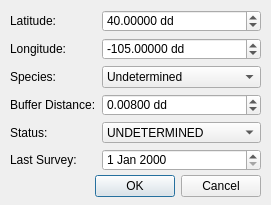
<?xml version="1.0" encoding="UTF-8"?>
<ui version="4.0">
 <class>NewRaptorDialogBase</class>
 <widget class="QDialog" name="NewRaptorDialogBase">
  <property name="geometry">
   <rect>
    <x>0</x>
    <y>0</y>
    <width>271</width>
    <height>205</height>
   </rect>
  </property>
  <property name="windowTitle">
   <string>Add New Raptor</string>
  </property>
  <widget class="QDialogButtonBox" name="button_box">
   <property name="geometry">
    <rect>
     <x>80</x>
     <y>170</y>
     <width>181</width>
     <height>32</height>
    </rect>
   </property>
   <property name="orientation">
    <enum>Qt::Horizontal</enum>
   </property>
   <property name="standardButtons">
    <set>QDialogButtonBox::Cancel|QDialogButtonBox::Ok</set>
   </property>
  </widget>
  <widget class="QWidget" name="formLayoutWidget">
   <property name="geometry">
    <rect>
     <x>10</x>
     <y>10</y>
     <width>251</width>
     <height>161</height>
    </rect>
   </property>
   <layout class="QFormLayout" name="lytForm">
    <item row="0" column="0">
     <widget class="QLabel" name="latitudeLabel">
      <property name="text">
       <string>Latitude:</string>
      </property>
     </widget>
    </item>
    <item row="0" column="1">
     <widget class="QgsDoubleSpinBox" name="spbLatitude">
      <property name="suffix">
       <string> dd</string>
      </property>
      <property name="decimals">
       <number>5</number>
      </property>
      <property name="minimum">
       <double>-90.000000000000000</double>
      </property>
      <property name="maximum">
       <double>90.000000000000000</double>
      </property>
      <property name="singleStep">
       <double>0.001000000000000</double>
      </property>
      <property name="value">
       <double>40.000000000000000</double>
      </property>
     </widget>
    </item>
    <item row="1" column="0">
     <widget class="QLabel" name="longitudeLabel">
      <property name="text">
       <string>Longitude:</string>
      </property>
     </widget>
    </item>
    <item row="1" column="1">
     <widget class="QDoubleSpinBox" name="spbLongitude">
      <property name="suffix">
       <string> dd</string>
      </property>
      <property name="decimals">
       <number>5</number>
      </property>
      <property name="minimum">
       <double>-180.000000000000000</double>
      </property>
      <property name="maximum">
       <double>180.000000000000000</double>
      </property>
      <property name="singleStep">
       <double>0.001000000000000</double>
      </property>
      <property name="value">
       <double>-105.000000000000000</double>
      </property>
     </widget>
    </item>
    <item row="2" column="0">
     <widget class="QLabel" name="speciesLabel">
      <property name="text">
       <string>Species:</string>
      </property>
     </widget>
    </item>
    <item row="2" column="1">
     <widget class="QComboBox" name="cmbSpecies">
      <item>
       <property name="text">
        <string>Undetermined</string>
       </property>
      </item>
      <item>
       <property name="text">
        <string>Red-Tail Hawk</string>
       </property>
      </item>
      <item>
       <property name="text">
        <string>Swainsons Hawk</string>
       </property>
      </item>
      <item>
       <property name="text">
        <string>Northem Harrier</string>
       </property>
      </item>
     </widget>
    </item>
    <item row="3" column="0">
     <widget class="QLabel" name="bufferDistanceLabel">
      <property name="text">
       <string>Buffer Distance:</string>
      </property>
     </widget>
    </item>
    <item row="3" column="1">
     <widget class="QDoubleSpinBox" name="spbBuffer">
      <property name="suffix">
       <string> dd</string>
      </property>
      <property name="decimals">
       <number>5</number>
      </property>
      <property name="maximum">
       <double>0.100000000000000</double>
      </property>
      <property name="singleStep">
       <double>0.001000000000000</double>
      </property>
      <property name="value">
       <double>0.008000000000000</double>
      </property>
     </widget>
    </item>
    <item row="4" column="0">
     <widget class="QLabel" name="statusLabel">
      <property name="text">
       <string>Status:</string>
      </property>
     </widget>
    </item>
    <item row="4" column="1">
     <widget class="QComboBox" name="cmbStatus">
      <item>
       <property name="text">
        <string>UNDETERMINED</string>
       </property>
      </item>
      <item>
       <property name="text">
        <string>ACTIVE NEST</string>
       </property>
      </item>
      <item>
       <property name="text">
        <string>INACTIVE NEST</string>
       </property>
      </item>
      <item>
       <property name="text">
        <string>FLEDGED NEST</string>
       </property>
      </item>
     </widget>
    </item>
    <item row="5" column="0">
     <widget class="QLabel" name="lastSurveyLabel">
      <property name="text">
       <string>Last Survey:</string>
      </property>
     </widget>
    </item>
    <item row="5" column="1">
     <widget class="QDateEdit" name="dteLast"/>
    </item>
   </layout>
  </widget>
 </widget>
 <customwidgets>
  <customwidget>
   <class>QgsDoubleSpinBox</class>
   <extends>QDoubleSpinBox</extends>
   <header>qgsdoublespinbox.h</header>
  </customwidget>
 </customwidgets>
 <resources/>
 <connections>
  <connection>
   <sender>button_box</sender>
   <signal>accepted()</signal>
   <receiver>NewRaptorDialogBase</receiver>
   <slot>accept()</slot>
   <hints>
    <hint type="sourcelabel">
     <x>20</x>
     <y>20</y>
    </hint>
    <hint type="destinationlabel">
     <x>20</x>
     <y>20</y>
    </hint>
   </hints>
  </connection>
  <connection>
   <sender>button_box</sender>
   <signal>rejected()</signal>
   <receiver>NewRaptorDialogBase</receiver>
   <slot>reject()</slot>
   <hints>
    <hint type="sourcelabel">
     <x>20</x>
     <y>20</y>
    </hint>
    <hint type="destinationlabel">
     <x>20</x>
     <y>20</y>
    </hint>
   </hints>
  </connection>
 </connections>
</ui>
